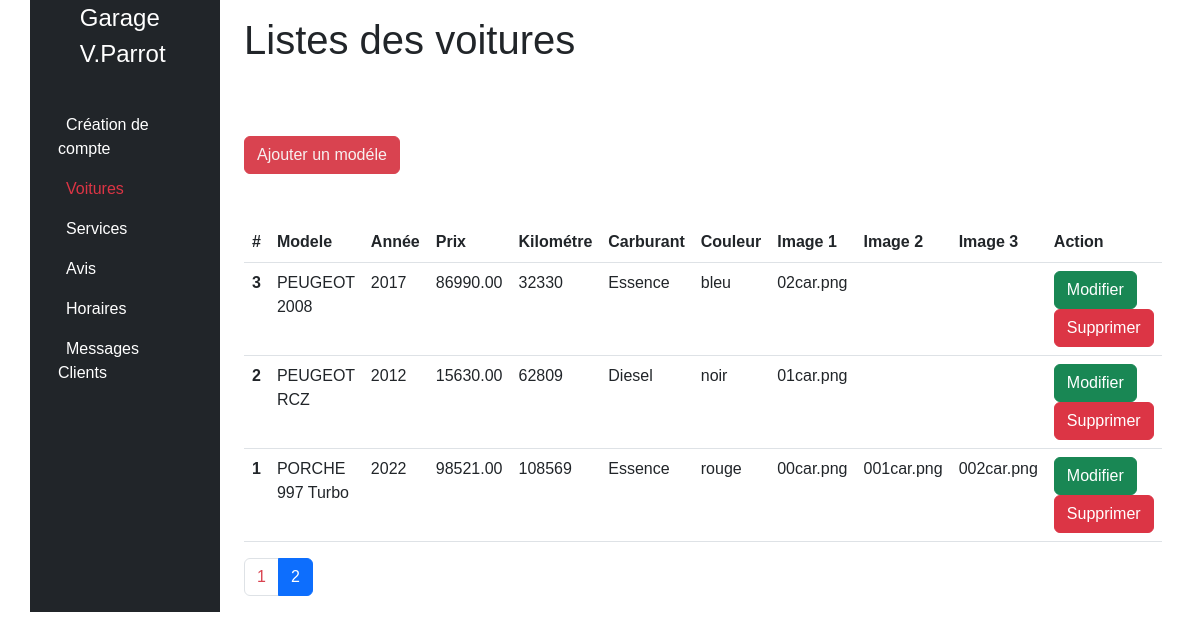
The app's page /admin/cars.php?page=2 with its own data.
### tables this page shows
CREATE TABLE pictures(
        picture_id INT PRIMARY KEY AUTO_INCREMENT  NOT NULL ,
        is_principal BOOL NOT NULL ,
        image1 VARCHAR (250) NOT NULL ,
        image2 VARCHAR (250) NOT NULL ,
        image3 VARCHAR (250) NOT NULL ,
        car_id INT NOT NULL,
    	CONSTRAINT picture_car_FK FOREIGN KEY (car_id) REFERENCES cars(car_id)
);

CREATE TABLE cars(
        car_id INT PRIMARY KEY AUTO_INCREMENT NOT NULL,
        model VARCHAR (50) NOT NULL,
        year INT NOT NULL,
        price DECIMAL(10, 2) NOT NULL,
   	    kilometer INT NOT NULL,
        full VARCHAR(50) NOT NULL,
        color VARCHAR (50) NOT NULL
);

### lib/car.php (called while the page is built, shortened)
<?php
function getCars(PDO $pdo, int $limit = null, int $page = null):array
{
  $sql = "SELECT c.*, p.*
          FROM cars c
          LEFT JOIN pictures p ON c.car_id = p.car_id
          ORDER BY c.car_id DESC";
  if ($page){
    $sql .= " LIMIT :offset, :limit";
  }
  $query = $pdo->prepare($sql);
  if ($limit) {
    $query->bindValue(":limit", $limit, PDO::PARAM_INT);
  }
  if ($page) {
    $offset = ($page -1) * $limit;
    $query->bindValue(":offset", $offset, PDO::PARAM_INT);
  }
  $query->execute();
  $cars = $query->fetchAll(PDO::FETCH_ASSOC);
  return $cars;
}
function getTotalCar(PDO $pdo):int
{
  $sql = "SELECT COUNT(*) as total
          FROM cars";
  $query = $pdo->prepare($sql);
  $query->execute();
  $result = $query->fetch(PDO::FETCH_ASSOC);
  return $result["total"];
}
  ?>

### admin/cars.php (the view, shortened to what this page needs)
<?php
require_once __DIR__. "/../lib/pdo.php";
require_once __DIR__. "/../lib/car.php";
require_once __DIR__. "/templates/header.php";
if (isset($_GET["page"])) {
    $currentPage = (int)$_GET["page"];
} else {
    $currentPage = 1;
}
$cars = getCars($pdo, _ADMIN_ITEM_PER_PAGE_, $currentPage);
$totalCars = getTotalCar($pdo);
$totalPages = ceil($totalCars / _ADMIN_ITEM_PER_PAGE_ );
?>
<h1 class="py-3">Listes des voitures</h1>
<div class="d-flex gap-é justify-content-left py-5">
    <a class="btn btn-primary d-inline-flex align-items-left" href="car.php">
        Ajouter un modéle
    </a>
</div>
<table class="table">
    <thead>
        <tr>
        <th scope="col">#</th>
        <th scope="col">Modele</th>
        <th scope="col">Année</th>
        <th scope="col">Prix</th>
        <th scope="col">Kilométre</th>
        <th scope="col">Carburant</th>
        <th scope="col">Couleur</th>
        <th scope="col">Image 1</th>
        <th scope="col">Image 2</th>
        <th scope="col">Image 3</th>
        <th scope="col">Action</th>
        </tr>
    </thead>
    <tbody>
        <?php foreach($cars as $car) { ?>
        <tr>
        <th scope="row"><?= $car["car_id"] ?></th>
        <td><?= $car["model"] ?></td>
        <td><?= $car["year"] ?></td>
        <td><?= $car["price"] ?></td>
        <td><?= $car["kilometer"] ?></td>
        <td><?= $car["full"] ?></td>
        <td><?= $car["color"] ?></td>
        <td><?= $car["image1"] ?></td>
        <td><?= $car["image2"] ?></td>
        <td><?= $car["image3"] ?></td>
        <td>
            <a href="car.php?id=<?=$car['car_id']?>" type="button" class="btn btn-success" >Modifier</a>
            <a href="car_delete.php?id=<?=$car['car_id']?>" type="button" class="btn btn-danger"
             onclick="return confirm('Etes-vous sur de vouloir supprimer ce modéle')">
                Supprimer
            </a>
        </td>
        <?php } ?>
        </tr>
    </tbody>
    </table>
    <?php if($totalPages > 1){?>
    <nav aria-label="Page navigation">
        <ul class="pagination">
            <?php  for ($i = 1; $i <= $totalPages; $i++){ ?>
                <li class="page-item  <?php if($i === $currentPage) { echo "active";}?>"><a class="page-link" href="?page=<?=$i;?>"><?=$i;?></a></li>
            <?php } ?>
        </ul>
    </nav>
    <?php } ?>

### assets/css/styles.css (style rules this page uses)
:root { --primary: #D94350; --secondary: #D9777F; --success: #28a745; --danger: #dc3545; --warning: #fd7e14; --info: #17a2b8; --light: #f8f9fa; --dark: #1d1f20; --bs-nav-link-color: var(--primary); --bs-link-color: var(--primary); --bs-link-hover-color: var(--secondary); }
.btn-primary { --bs-btn-color: #f7f0f0; --bs-btn-bg: var(--primary); --bs-btn-border-color: var(--primary); --bs-btn-hover-color: #fff; --bs-btn-hover-bg: #ffc697; --bs-btn-hover-border-color: var(--secondary); --bs-btn-focus-shadow-rgb: 49,132,253; --bs-btn-active-color: #fff; --bs-btn-active-bg: #4e7277; --bs-btn-active-border-color: var(--secondary); --bs-btn-active-shadow: inset 0 3px 5px rgba(0, 0, 0, 0.125); --bs-btn-disabled-color: #fff; --bs-btn-disabled-bg: #4f4f4f; --bs-btn-disabled-border-color: #343434; }
body { font-family: 'Barlow Condensed', sans-serif; }
h1, h2 { font-family: 'Rajdhani', sans-serif; }

### records on screen
pictures: car "3", car.model "PEUGEOT 2008", car.year "2017", car.price "86990.00", car.kilometer "32330", car.full "Essence", car.color "bleu", image1 "02car.png"
pictures: car "2", car.model "PEUGEOT RCZ", car.year "2012", car.price "15630.00", car.kilometer "62809", car.full "Diesel", car.color "noir", image1 "01car.png"
pictures: car "1", car.model "PORCHE 997 Turbo", car.year "2022", car.price "98521.00", car.kilometer "108569", car.full "Essence", car.color "rouge", image1 "00car.png", image2 "001car.png", image3 "002car.png"

### other values on screen
$data['label'] "Création de compte"
$data['label'] "Voitures"
$data['label'] "Services"
$data['label'] "Avis"
$data['label'] "Horaires"
$data['label'] "Messages Clients"
